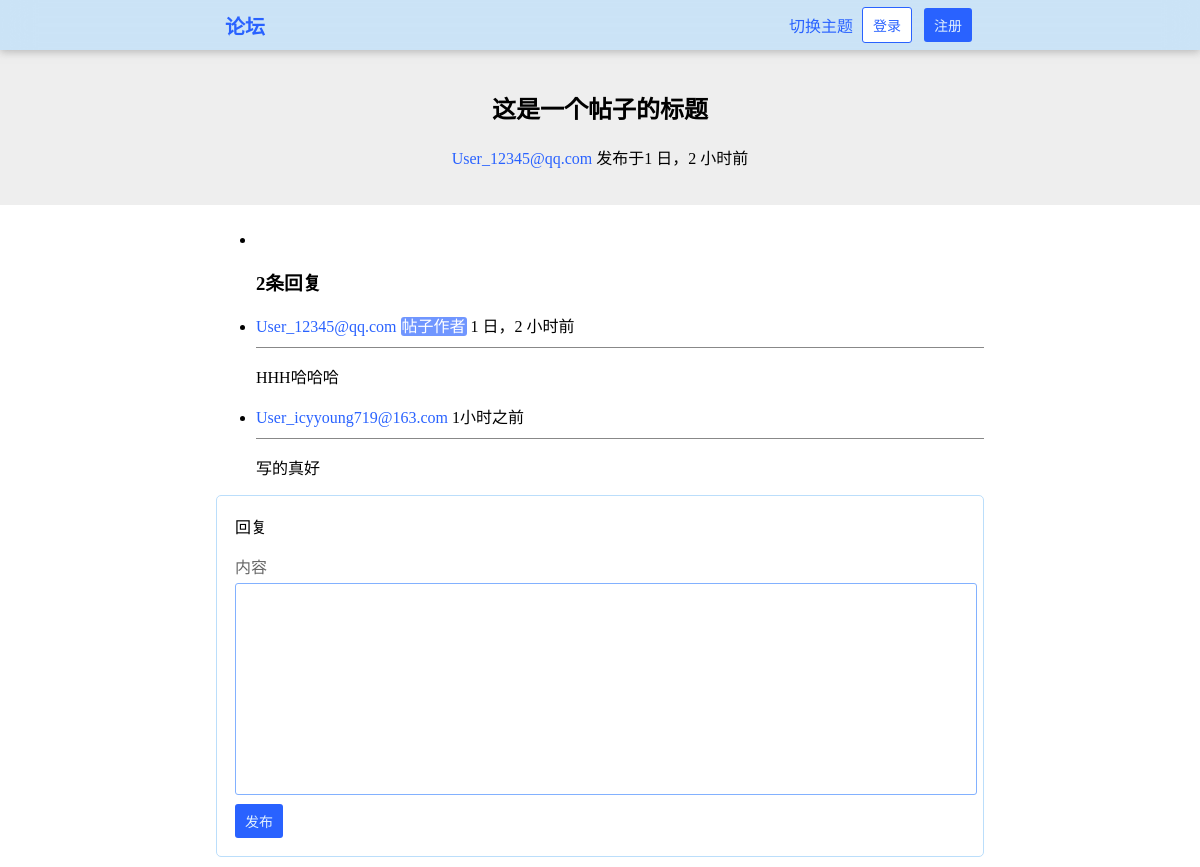
The app's page /post/1/ with its own data.
### HustRava_app/models.py (models this page shows, shortened)
class Post(models.Model):
    title = models.CharField(max_length=100)
    content = models.TextField()
    created_at = models.DateTimeField(auto_now_add=True)
    author = models.ForeignKey('User', on_delete = models.CASCADE, related_name = "posts")
    like_nums = models.IntegerField(default = 0)
    is_topped = models.BooleanField("置顶帖子", default=False)

class User(models.Model):
    name = models.CharField(max_length=30,blank=True)
    email = models.EmailField(unique=True)
    password = models.CharField(max_length=30)
    created_at = models.DateTimeField(auto_now_add=True)
    bio = models.TextField(max_length = 100, blank=True)
    def __str__(self):
        return self.name

class Comment(models.Model):
    content = models.TextField()
    created_at = models.DateTimeField(auto_now_add=True)
    author = models.ForeignKey('User', on_delete = models.CASCADE, related_name = "comments")
    post = models.ForeignKey('Post', on_delete = models.CASCADE, related_name = "comments")
    like_nums = models.IntegerField(default = 0)

### HustRava_app/views.py (the view)
# urls.py: path('post/<int:post_id>/', views.post, name="post"),                   # 帖子 GET
def post(request, post_id):
    try:
        post = Post.objects.get(id = post_id)
    except:
        raise Http404("帖子pos不存在")
    if "logged_in_user" in request.session:
        return render(request, 'post.html', {
            "post": post,
            "comments": Comment.objects.filter(post = post_id),
            "logged_in_user": request.session["logged_in_user"],
            "logged_in_user_email": request.session["logged_in_user_email"]
        })
    else:
        return render(request, 'post.html', {
            "post": post,
            "comments": Comment.objects.filter(post = post_id)
        })

### HustRava_app/templates/post.html (shortened to what this page needs)
{% load humanize %}
{% load static %}
<!DOCTYPE html>
<html>
    <head>
        <link rel="stylesheet" type="text/css" href="{% static 'style.css' %}" />
        <link rel="stylesheet" type="text/css" href="{% static 'style-forum.css' %}" />
        <link rel="stylesheet" type="text/css" href="{% static 'style-dark.css' %}" />
    </head>
    <body>
        <header class="header">
            <a href="/" class="a-button header-title">论坛</a>
            {% if logged_in_user %}
                <div class="dropdown">
                    <button class="button-dropdown">{{ logged_in_user }}</button>
                    <div class="dropdown-content">
                        <ul>
                            <li><a href="/user/{{ logged_in_user_email }}"><div>个人主页</div></a></li>
                            <li><a href="/settings/"><div>设置</div></a></li>
                            <li><a onclick="toggle_theme()"><div>切换主题</div></a></li>
                            <div class="hr" style="margin: 4% 3px;"></div>
                            <li><a href="/logout/"><div class="logout-button">退出登录</div></a></li>
                        </ul>
                    </div>
                </div>
            {% else %}
                <a onclick="toggle_theme()" style="cursor: pointer;">切换主题</a>
                <a href="/login/" class="a-button"><button class="button-white">登录</button></a>
                <a href="/register/" class="a-button"><button>注册</button></a>
            {% endif %}
        </header>
        <div id="main">
            <div class="banner">
                <h2>{{ post.title }}</h2>
                <p>
                    <a href="/user/{{ post.author.email }}">{{ post.author }}</a> <span title="{{ post.created_at }}">发布于{{ post.created_at|naturaltime }}</span>
                </p>
            </div>
            <div class="content">
                <ul class="post-list">
                    <li>
                    </li>
                    <h3>{{ comments|length }}条回复</h3>
                    {% for comment in comments %}
                        <li>
                            <a href="/user/{{ comment.author.email }}">{{ comment.author.name }}</a>
                            {% if comment.author == post.author %}
                                <span class="text-blue">帖子作者</span>
                            {% endif %}
                            <span title="回复于{{ comment.created_at }}">{{ comment.created_at|naturaltime }}</span>
                            <div class="hr"></div>
                            {{ comment.content|linebreaks }}
                        </li>
                    {% endfor %}
                </ul>
                <form action="comment/" method="post">
                    <p style="margin-top: 0;">回复</p>
                    <label for="content">内容</label>
                    <textarea type="text" name="content" id="content" maxlength="4096"></textarea>
                    <input type="submit" value="发布" />
                </form>
            </div>
        </div>
    </body>
</html>

### HustRava_app/static/style.css (style rules this page uses)
body { margin: 0; }
h1, h2, h3, h4, h5, h6, p { color: black; }
a { text-decoration: none; border: none; color: #2962FF; transition-duration: 0.3s; transition-timing-function: ease; border-bottom: 1px solid transparent; }
button, input[type="submit"] { padding: 7px 10px; font-size: 14px; color: #E3F2FD; border-radius: 3px; border: none; background-color: #2962FF; cursor: pointer; transition-duration: 0.3s; transition-timing-function: ease; }
input[type="text"], input[type="password"], input[type="email"], textarea { font-family: "Microsoft Yahei", "Helvetica Neue", Helvetica, Arial, sans-serif; margin-top: 5px; margin-bottom: 5px; padding: 5px; width: 100%; border: 1px solid #82B1FF; border-radius: 3px; outline: none; transition: border-color 0.3s ease, box-shadow 0.3s ease; }
textarea { height: 200px; resize: none; }
form { border: 1px solid #BBDEFB; padding: 18px; border-radius: 5px; }
label { color: #666; font-size: 16px; }
.a-button { border: none !important; }
.header { width: 100%; height: 50px; background-color: #BBDEFBAA; backdrop-filter: blur(16px); box-shadow: 0px 2px 8px #8888; position: fixed; top: 0; left: 0; z-index: 100; display: flex; justify-content: center; align-items: center; }
.header * { margin: 0 3px; }
.button-white { background-color: #FFF; border: 1px solid #2962FF; color: #2962FF; }
.header-title { font-size: 20px; font-weight: bold; }

### HustRava_app/static/style-forum.css (style rules this page uses)
.banner { padding-top: 70px; padding-bottom: 20px; text-align: center; background-color: #EEE; }
.content { padding: 10px 18%; }
.text-blue { background-color: #2962FFAA; border-radius: 3px; padding: 1px; color: white; }
.hr { margin: 10px 0; border-top: 1px solid #888; }

### HustRava_app/static/style-dark.css (style rules this page uses)
body, .header, #footer, h1, h2, h3, h4, h5, h6, p, span { transition: background-color 0.2s ease, color 0.2s ease; }

### records on screen
Post: title "这是一个帖子的标题", author "User_12345@qq.com", created_at "1 日，2 小时前"
Comment: author.name "User_12345@qq.com", shows "帖子作者", created_at "1 日，2 小时前", content "HHH哈哈哈"
Comment: author.name "User_icyyoung719@163.com", created_at "1小时之前", content "写的真好"

### other values on screen
{{ comments|length }} "2"
